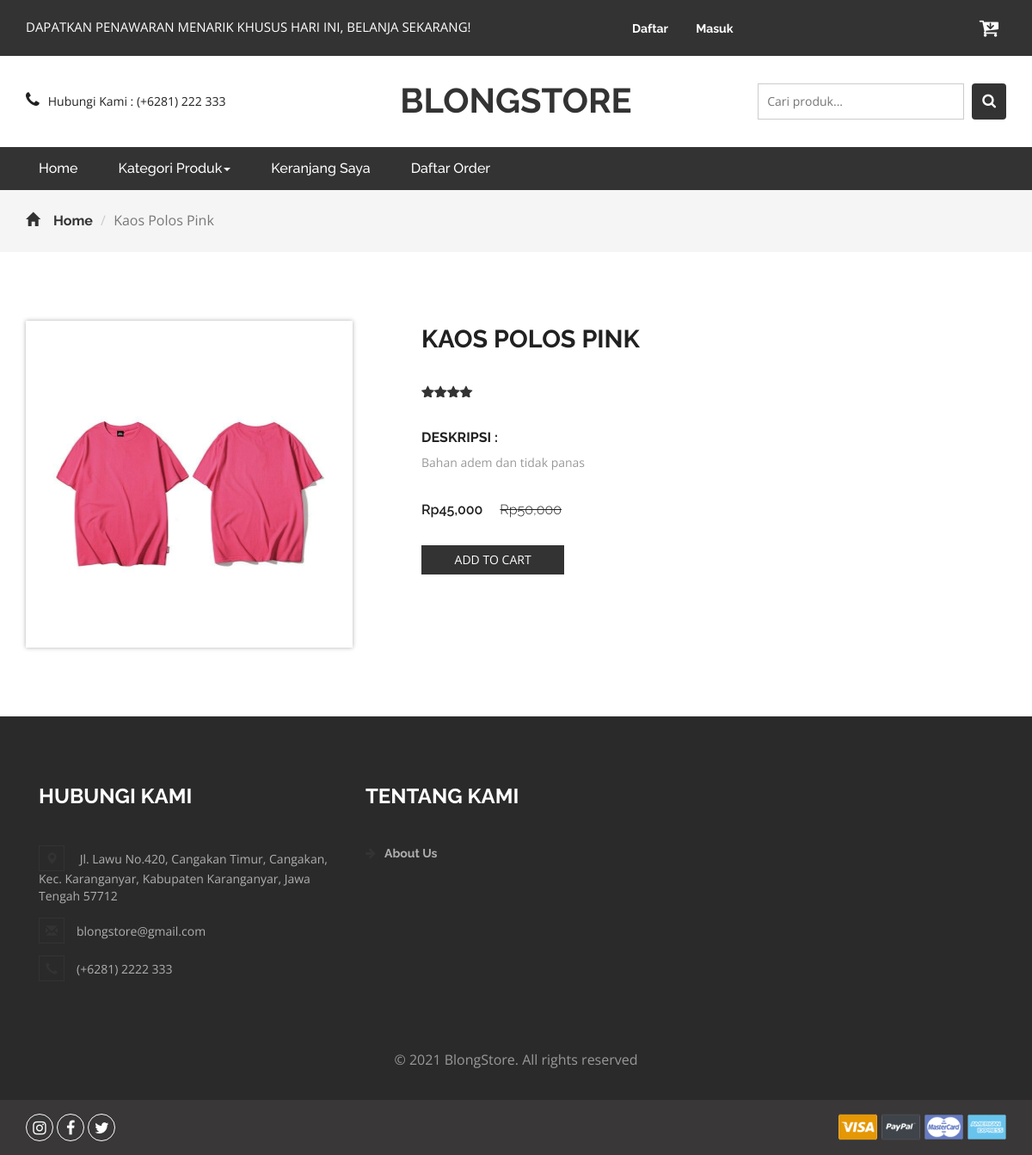
Page /product.php?idproduk=8 on the committed database.
### tables this page shows
CREATE TABLE `produk` (
  `idproduk` int(11) NOT NULL,
  `idkategori` int(11) NOT NULL,
  `namaproduk` varchar(30) NOT NULL,
  `gambar` varchar(100) NOT NULL,
  `deskripsi` varchar(200) NOT NULL,
  `rate` int(11) NOT NULL,
  `hargabefore` int(11) NOT NULL,
  `hargaafter` int(11) NOT NULL,
  `tgldibuat` timestamp NOT NULL DEFAULT current_timestamp()
);

### product.php (the view, shortened to what this page needs)
<?php
include 'dbconnect.php';
$idproduk = $_GET['idproduk'];
?>
<!DOCTYPE html>
<html>
<head>
<link href="css/bootstrap.css" rel="stylesheet" type="text/css" media="all" />
<link href="css/style.css" rel="stylesheet" type="text/css" media="all" />
<link href="css/font-awesome.css" rel="stylesheet">
</head>
<body>
	<div class="agileits_header">
		<div class="container">
			<div class="w3l_offers">
				<p>DAPATKAN PENAWARAN MENARIK KHUSUS HARI INI, BELANJA SEKARANG!</p>
			</div>
			<div class="agile-login">
				<ul>
				<?php
				if(!isset($_SESSION['log'])){
					echo '
					<li><a href="registered.php"> Daftar</a></li>
					<li><a href="login.php">Masuk</a></li>
					';
				}
				?>
				</ul>
			</div>
			<div class="product_list_header">
					<a href="cart.php"><button class="w3view-cart" type="submit" name="submit" value=""><i class="fa fa-cart-arrow-down" aria-hidden="true"></i></button>
					 </a>
			</div>
			<div class="clearfix"> </div>
		</div>
	</div>
	<div class="logo_products">
		<div class="container">
		<div class="w3ls_logo_products_left1">
				<ul class="phone_email">
					<li><i class="fa fa-phone" aria-hidden="true"></i>Hubungi Kami : (+6281) 222 333</li>
				</ul>
			</div>
			<div class="w3ls_logo_products_left">
				<h1><a href="index.php">BLONGSTORE</a></h1>
			</div>
		<div class="w3l_search">
			<form action="search.php" method="post">
				<input type="search" name="Search" placeholder="Cari produk...">
				<button type="submit" class="btn btn-default search" aria-label="Left Align">
					<i class="fa fa-search" aria-hidden="true"> </i>
				</button>
			</form>
		</div>
			<div class="clearfix"> </div>
		</div>
	</div>
	<div class="navigation-agileits">
		<div class="container">
			<nav class="navbar navbar-default">
							<div class="collapse navbar-collapse" id="bs-megadropdown-tabs">
								<ul class="nav navbar-nav">
									<li class="active"><a href="index.php" class="act">Home</a></li>
									<li class="dropdown">
										<a href="#" class="dropdown-toggle" data-toggle="dropdown">Kategori Produk<b class="caret"></b></a>
									</li>
									<li><a href="cart.php">Keranjang Saya</a></li>
									<li><a href="konfirmasi.php">Daftar Order</a></li>
								</ul>
							</div>
							</nav>
			</div>
		</div>
	<div class="breadcrumbs">
		<div class="container">
			<ol class="breadcrumb breadcrumb1 animated wow slideInLeft" data-wow-delay=".5s">
				<li><a href="index.php"><span class="glyphicon glyphicon-home" aria-hidden="true"></span>Home</a></li>
				<li class="active"><?php
				$p = mysqli_fetch_array(mysqli_query($conn,"Select * from produk where idproduk='$idproduk'"));
				echo $p['namaproduk'];
				?></li>
			</ol>
		</div>
	</div>
	<div class="products">
		<div class="container">
			<div class="agileinfo_single">
				<div class="col-md-4 agileinfo_single_left">
					<img id="example" src="<?php echo $p['gambar']?>" alt=" " class="img-responsive">
				</div>
				<div class="col-md-8 agileinfo_single_right">
				<h2><?php echo $p['namaproduk'] ?></h2>
					<div class="rating1">
						<span class="starRating">
							<?php
								$rate = $p['rate'];
								for($n=1;$n<=$rate;$n++){
								echo '<i class="fa fa-star blue-star" aria-hidden="true"></i>';
								};
								?>
						</span>
					</div>
					<div class="w3agile_description">
						<h4>Deskripsi :</h4>
						<p><?php echo $p['deskripsi'] ?></p>
					</div>
					<div class="snipcart-item block">
						<div class="snipcart-thumb agileinfo_single_right_snipcart">
							<h4 class="m-sing">Rp<?php echo number_format($p['hargaafter']) ?> <span>Rp<?php echo number_format($p['hargabefore']) ?></span></h4>
						</div>
						<div class="snipcart-details agileinfo_single_right_details">
							<form action="#" method="post">
								<fieldset>
									<input type="submit" name="addprod" value="Add to cart" class="button">
								</fieldset>
							</form>
						</div>
					</div>
				</div>
				<div class="clearfix"> </div>
			</div>
		</div>
	</div>
<div class="footer">
		<div class="container">
			<div class="w3_footer_grids">
				<div class="col-md-4 w3_footer_grid">
					<h3>Hubungi Kami</h3>
					<ul class="address">
						<li><i class="glyphicon glyphicon-map-marker" aria-hidden="true"></i> Jl. Lawu No.420, Cangakan Timur, Cangakan, Kec. Karanganyar, Kabupaten Karanganyar, Jawa Tengah 57712</li>
						<li><i class="glyphicon glyphicon-envelope" aria-hidden="true"></i>blongstore@gmail.com</li>
						<li><i class="glyphicon glyphicon-earphone" aria-hidden="true"></i>(+6281) 2222 333</li>
					</ul>
				</div>
				<div class="col-md-3 w3_footer_grid">
					<h3>Tentang Kami</h3>
					<ul class="info">
						<li><i class="fa fa-arrow-right" aria-hidden="true"></i><a href="about.html">About Us</a></li>
					</ul>
				</div>
				<div class="clearfix"> </div>
			</div>
		</div>
		<div class="footer-copy">
			<div class="container">
				<p>© 2021 BlongStore. All rights reserved</p>
			</div>
		</div>
	</div>
	<div class="footer-botm">
			<div class="container">
				<div class="w3layouts-foot">
					<ul>
						<li><a href="#" class="w3_agile_instagram"><i class="fa fa-instagram" aria-hidden="true"></i></a></li>
						<li><a href="#" class="w3_agile_facebook"><i class="fa fa-facebook" aria-hidden="true"></i></a></li>
						<li><a href="#" class="agile_twitter"><i class="fa fa-twitter" aria-hidden="true"></i></a></li>
					</ul>
				</div>
				<div class="payment-w3ls">
					<img src="images/card.png" alt=" " class="img-responsive">
				</div>
				<div class="clearfix"> </div>
			</div>
		</div>
<link href="css/skdslider.css" rel="stylesheet">
</body>
</html>

### rows in the picture
produk: namaproduk "Kaos Polos Pink", gambar (picture), namaproduk "KAOS POLOS PINK", rate 4 (drawn), deskripsi "Bahan adem dan tidak panas", hargaafter "45,000", hargabefore "50,000"
